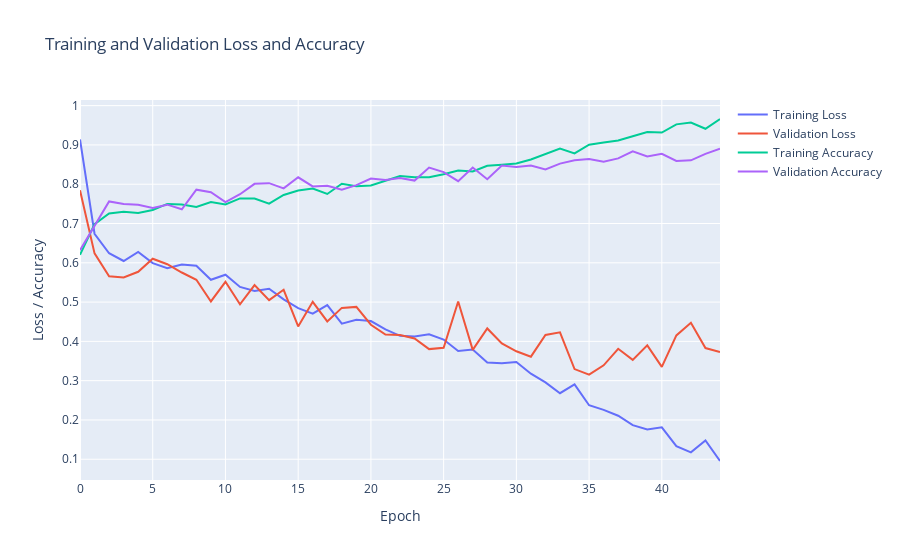

Write notebook code for a chart like this one.
### Code cell
###rnn deeplearning model with 7 factor to compare


##stochastic rsi 0 to 100
import os
import pandas as pd


# Load daily price data into a DataFrame
df = pd.read_csv('Gemini_BTCUSD_d.csv')

#good approach since it captures the volatility of the market more directly and can help avoid issues with differences in price scales across different time periods.
df['price_change'] = (df['close'] - df['close'].shift(1)) / df['close'].shift(1)


print(df.shape)

# Calculate RSI values over 14 days
n = 14
delta = df['close'].diff()
gain = delta.where(delta > 0, 0)
loss = -delta.where(delta < 0, 0)
avg_gain = gain.rolling(n).mean()
avg_loss = loss.rolling(n).mean()
rs = avg_gain / avg_loss
rsi = 100 - (100 / (1 + rs))

# Calculate high-low range over 14 days
high = df['high'].rolling(n).max()
low = df['low'].rolling(n).min()
r = high - low

# Calculate stochastic oscillator values over 14 days
current_close = df['close']
stochastic = (current_close - low) / r * 100

# Calculate Stochastic RSI values over 14 days
k = 14
stochastic_rsi = stochastic.rolling(k).mean()


# Print Stochastic RSI values
print(stochastic_rsi)

#adding to main df 
df['stochastic_rsi'] = stochastic_rsi
df = df.dropna()

print(df)
# Find the maximum and minimum values in the entire DataFrame
df_max = df['stochastic_rsi'].max()
df_min = df['stochastic_rsi'].min()

# Print the maximum and minimum values
print(df_max)
print(df_min)


df2 = df.drop(['unix','price_change', 'stochastic_rsi'], axis=1).describe()
summary = df2.describe().drop('count')

print(summary)
import pandas as pd
import seaborn as sns
import matplotlib.pyplot as plt


# create a heatmap using seaborn
plt.figure(figsize=(10, 8))
sns.heatmap(summary, annot=True, cmap='Blues', fmt='.2f', linewidths=0.5, annot_kws={"size": 8})
plt.title('Summary of DataFrame', fontsize=14)
plt.show()

##market trend defining 

stoch_rsi_sorted = sorted(stochastic_rsi)
num_overbought = int(len(stoch_rsi_sorted) * 0.2)
num_oversold = int(len(stoch_rsi_sorted) * 0.2)
overbought_threshold = stoch_rsi_sorted[-num_overbought]
oversold_threshold = stoch_rsi_sorted[num_oversold]

# Add market trend column based on Stochastic RSI values
df['market_trend'] = ''
df.loc[df['stochastic_rsi'] > overbought_threshold, 'market_trend'] = 'bullish'
df.loc[df['stochastic_rsi'] < oversold_threshold, 'market_trend'] = 'bearish'
df.loc[(df['stochastic_rsi'] >= oversold_threshold) & (df['stochastic_rsi'] <= overbought_threshold), 'market_trend'] = 'neutral'

print(df)
print(df['market_trend'].value_counts())


##defining model 

import numpy as np
from sklearn.model_selection import train_test_split
from sklearn.preprocessing import OneHotEncoder
from keras.models import Sequential
from keras.layers import Reshape
from keras.layers import LSTM, Dense
from keras.layers import GRU
import matplotlib.pyplot as plt


n_steps = 14
# Split the data into input (X) and output (y) variables and defining tuple of X
X = np.array(df['price_change'])


print(X)
print(X.shape)

# Initialize an empty list to hold the sequences
sequences = []

# Move the window forward one unit at a time until the end of the data is reached
for i in range(len(X) - n_steps + 1):
    # Get the sequence of length n_steps starting at index i
    sequence = X[i:i+n_steps]
    # Reshape the sequence to have a third dimension of 1
    sequence = sequence.reshape((n_steps, 1))
    # Append the sequence to the list
    sequences.append(sequence)

# Convert the list of sequences to a numpy array
X_seq = np.array(sequences)

X_seq = X_seq[:-1]
  # remove the last sample to make it the same length as y

# Perform one-hot encoding on the market trend column
enc = OneHotEncoder()
y_onehot = enc.fit_transform(df['market_trend'].values.reshape(-1, 1))

# Extract the one-hot encoded columns as the output variable
y = y_onehot.toarray()
print(y)

# Split the data into training and testing sets (80% training, 20% testing)
X_train, X_test, y_train, y_test = train_test_split(X_seq, y[14:], test_size=0.2, random_state=0)


# Define the RNN model
from keras.layers import Dropout

# Define the RNN model
model = Sequential()
model.add(LSTM(425, input_shape=(n_steps, 1), return_sequences=True))
model.add(GRU(256, return_sequences=True))
model.add(Dropout(0.3))
model.add(LSTM(256, return_sequences=True))
model.add(Dropout(0.3))
model.add(LSTM(256))
model.add(Dense(512, activation='relu'))
model.add(Dense(3, activation='softmax'))


# Compile the model
model.compile(optimizer='adam', loss='categorical_crossentropy', metrics=['accuracy'])




# Train the model
history = model.fit(X_train, y_train, epochs=45, batch_size=32, validation_data=(X_test, y_test))
                                        ##45


# Save the trained RNN model
model.save('path/to/my_rnn_model2')
# Save the trained RNN model weights
model.save_weights('path/to/my_rnn_weights2')


# Evaluate the model on the test data
loss, accuracy = model.evaluate(X_test, y_test, verbose=0)
print('Test loss:', loss)
print('Test accuracy:', accuracy)

# Plot the loss and accuracy curves during training

import plotly.graph_objs as go

# Create traces for loss and accuracy
trace_loss = go.Scatter(x=history.epoch, y=history.history['loss'], name='Training Loss')
trace_val_loss = go.Scatter(x=history.epoch, y=history.history['val_loss'], name='Validation Loss')
trace_acc = go.Scatter(x=history.epoch, y=history.history['accuracy'], name='Training Accuracy')
trace_val_acc = go.Scatter(x=history.epoch, y=history.history['val_accuracy'], name='Validation Accuracy')

# Create layout for the plot
layout = go.Layout(title='Training and Validation Loss and Accuracy',
                   xaxis=dict(title='Epoch'),
                   yaxis=dict(title='Loss / Accuracy'))

# Create figure object and add the traces and layout
fig = go.Figure(data=[trace_loss, trace_val_loss, trace_acc, trace_val_acc], layout=layout)

# Show the plot
fig.show()


plt.figure(figsize=(8, 5))
plt.plot(history.history['loss'], label='Training loss')
plt.plot(history.history['val_loss'], label='Validation loss')
plt.plot(history.history['accuracy'], label='Training accuracy')
plt.plot(history.history['val_accuracy'], label='Validation accuracy')
plt.title('Training and Validation Loss and Accuracy')
plt.xlabel('Epoch')
plt.ylabel('Loss / Accuracy')
plt.legend()
plt.show()






from sklearn.metrics import accuracy_score, precision_score, recall_score, f1_score, roc_auc_score, roc_curve, auc
from time import time

# Get the predictions for the test data
start_inference = time()
y_pred = model.predict(X_test)
end_inference = time()
y_pred_classes = np.argmax(y_pred, axis=1)
y_test_classes = np.argmax(y_test, axis=1)
# Calculate the metrics
accuracy = accuracy_score(y_test_classes, y_pred_classes)
precision = precision_score(y_test_classes, y_pred_classes, average='weighted')
recall = recall_score(y_test_classes, y_pred_classes, average='weighted')
f1 = f1_score(y_test_classes, y_pred_classes, average='weighted')

# Calculate the AUC
fpr = dict()
tpr = dict()
roc_auc = dict()
for i in range(3):  # Assuming there are three classes
    fpr[i], tpr[i], _ = roc_curve(y_test[:, i], y_pred[:, i])
    roc_auc[i] = auc(fpr[i], tpr[i])

# Compute micro-average ROC curve and ROC area
fpr["micro"], tpr["micro"], _ = roc_curve(y_test.ravel(), y_pred.ravel())
roc_auc["micro"] = auc(fpr["micro"], tpr["micro"])

# Calculate the training time
training_time = history.params['epochs'] * history.params['steps']

# Calculate the inference time
inference_time = end_inference - start_inference

print("Accuracy:", accuracy)
print("Precision (weighted):", precision)
print("Recall (weighted):", recall)
print("F1-Score (weighted):", f1)
print("AUC (micro):", roc_auc["micro"])
print("Training Time:", training_time)
print("Inference Time:", inference_time)



from sklearn.metrics import classification_report

# Get the predictions for the test data
y_pred = model.predict(X_test)
y_pred_classes = np.argmax(y_pred, axis=1)
y_test_classes = np.argmax(y_test, axis=1)

# Print the classification report
target_names = ['bearish', 'bullish', 'neutral']
print(classification_report(y_test_classes, y_pred_classes, target_names=target_names))

### Figure 1 — Plotly figure (JSON) as saved in the notebook; plotly's stock layout.template omitted (floating-point values rounded to 4 significant figures)
{"data": [{"name": "Training Loss", "type": "scatter", "x": [0, 1, 2, 3, 4, 5, 6, 7, 8, 9, 10, 11, 12, 13, 14, 15, 16, 17, 18, 19, 20, 21, 22, 23, 24, 25, 26, 27, 28, 29, 30, 31, 32, 33, 34, 35, 36, 37, 38, 39, 40, 41, 42, 43, 44], "y": [0.914, 0.674, 0.6243, 0.6046, 0.6277, 0.5992, 0.5862, 0.5953, 0.5927, 0.5569, 0.5696, 0.5386, 0.5284, 0.5339, 0.507, 0.4846, 0.4707, 0.4925, 0.4452, 0.455, 0.4516, 0.4303, 0.4141, 0.4123, 0.4179, 0.4046, 0.3756, 0.3791, 0.3464, 0.3441, 0.3476, 0.3177, 0.2956, 0.2681, 0.2904, 0.2374, 0.2256, 0.2107, 0.1869, 0.1757, 0.1813, 0.1333, 0.1176, 0.148, 0.09553]}, {"name": "Validation Loss", "type": "scatter", "x": [0, 1, 2, 3, 4, 5, 6, 7, 8, 9, 10, 11, 12, 13, 14, 15, 16, 17, 18, 19, 20, 21, 22, 23, 24, 25, 26, 27, 28, 29, 30, 31, 32, 33, 34, 35, 36, 37, 38, 39, 40, 41, 42, 43, 44], "y": [0.7848, 0.624, 0.566, 0.5628, 0.5771, 0.6104, 0.5964, 0.5753, 0.5567, 0.5016, 0.5516, 0.4942, 0.5434, 0.5051, 0.5314, 0.438, 0.5007, 0.4508, 0.4852, 0.4878, 0.4423, 0.4174, 0.4164, 0.4075, 0.3803, 0.3839, 0.5016, 0.3784, 0.4329, 0.3948, 0.3747, 0.361, 0.4162, 0.4231, 0.3295, 0.3153, 0.3391, 0.3811, 0.353, 0.39, 0.335, 0.4151, 0.4473, 0.3829, 0.3728]}, {"name": "Training Accuracy", "type": "scatter", "x": [0, 1, 2, 3, 4, 5, 6, 7, 8, 9, 10, 11, 12, 13, 14, 15, 16, 17, 18, 19, 20, 21, 22, 23, 24, 25, 26, 27, 28, 29, 30, 31, 32, 33, 34, 35, 36, 37, 38, 39, 40, 41, 42, 43, 44], "y": [0.6203, 0.6983, 0.7253, 0.7299, 0.7266, 0.7344, 0.7498, 0.7485, 0.7423, 0.7548, 0.7485, 0.7639, 0.7635, 0.7506, 0.7726, 0.7838, 0.7888, 0.7751, 0.8012, 0.795, 0.7967, 0.8095, 0.8207, 0.8174, 0.8178, 0.8253, 0.8349, 0.8324, 0.8469, 0.8494, 0.8527, 0.8631, 0.8768, 0.8905, 0.8784, 0.9004, 0.9062, 0.9112, 0.922, 0.9328, 0.9315, 0.9523, 0.9568, 0.9411, 0.966]}, {"name": "Validation Accuracy", "type": "scatter", "x": [0, 1, 2, 3, 4, 5, 6, 7, 8, 9, 10, 11, 12, 13, 14, 15, 16, 17, 18, 19, 20, 21, 22, 23, 24, 25, 26, 27, 28, 29, 30, 31, 32, 33, 34, 35, 36, 37, 38, 39, 40, 41, 42, 43, 44], "y": [0.6318, 0.6949, 0.7562, 0.7496, 0.7479, 0.7396, 0.7479, 0.7363, 0.7861, 0.7794, 0.7546, 0.7745, 0.801, 0.8027, 0.7894, 0.8176, 0.7944, 0.796, 0.7861, 0.7977, 0.8143, 0.8109, 0.8159, 0.8093, 0.8425, 0.8308, 0.8076, 0.8425, 0.8126, 0.8474, 0.8441, 0.8474, 0.8375, 0.8524, 0.8607, 0.864, 0.8574, 0.8657, 0.8839, 0.8706, 0.8773, 0.859, 0.8607, 0.8773, 0.8905]}], "layout": {"title": {"text": "Training and Validation Loss and Accuracy"}, "xaxis": {"title": {"text": "Epoch"}}, "yaxis": {"title": {"text": "Loss / Accuracy"}}}}
